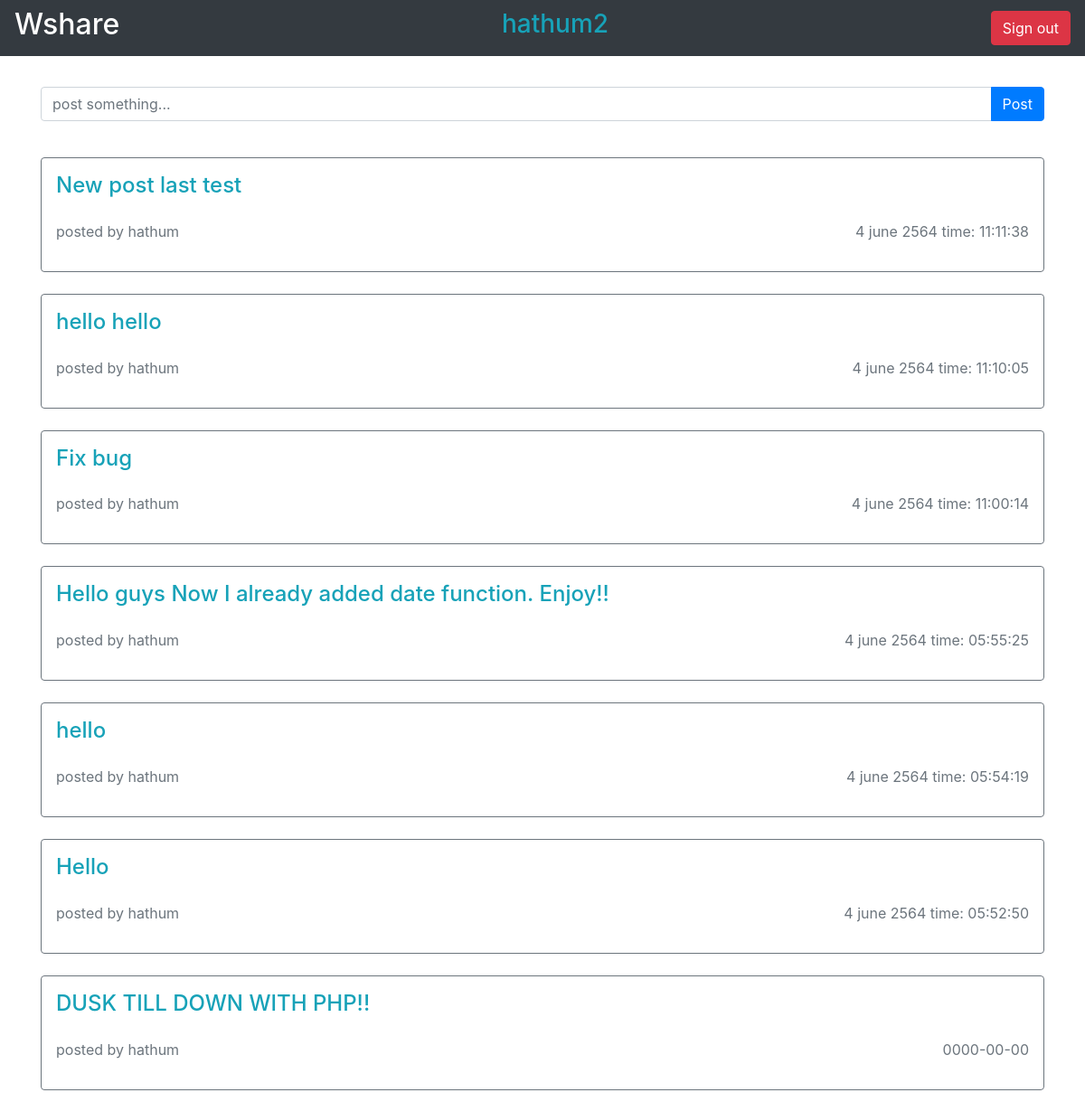
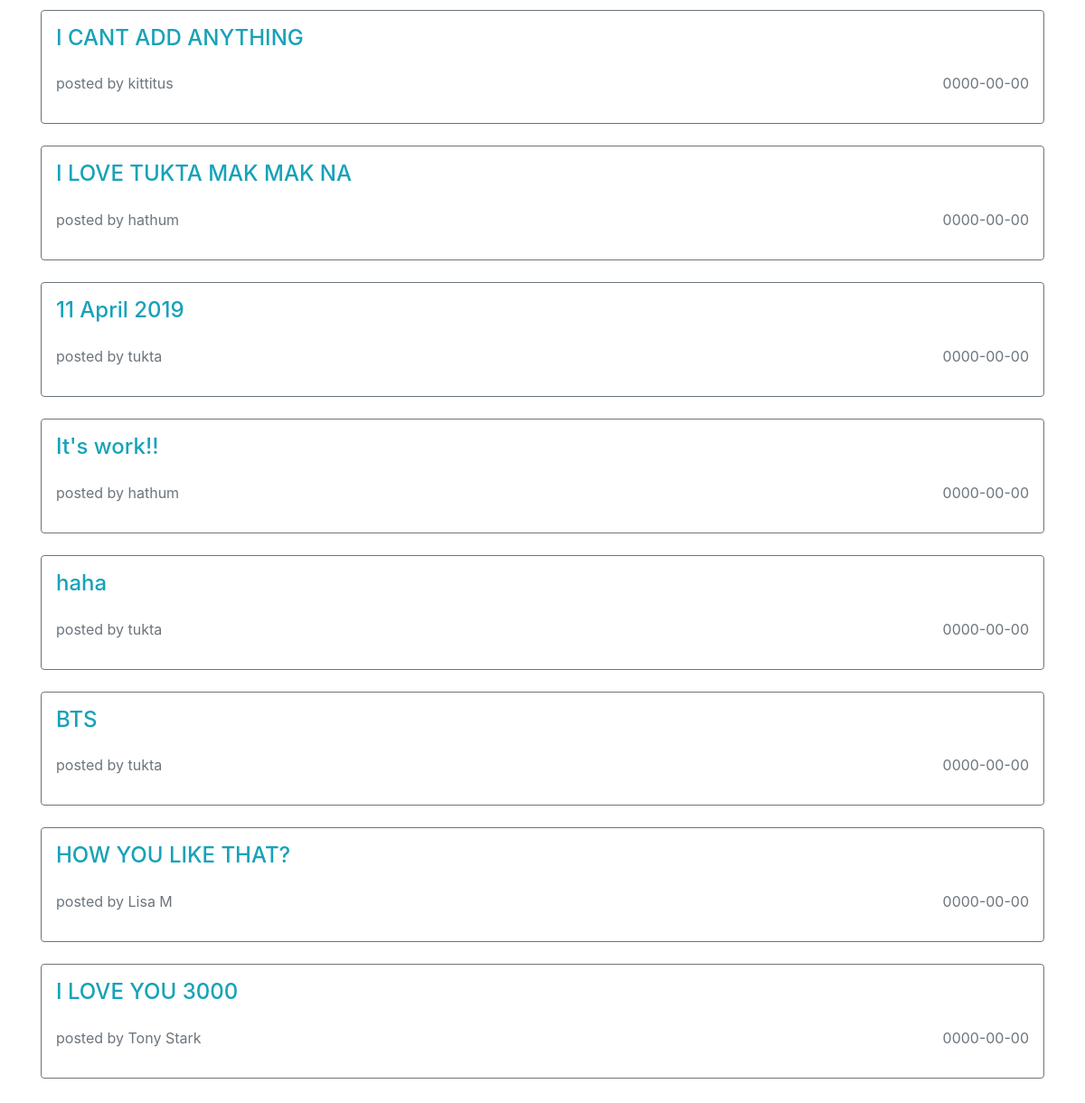
/index.php (signed in), run on the app's committed database (2 pictures, top to bottom).
### tables this page shows
CREATE TABLE `post` (
  `id` int(11) NOT NULL,
  `topic` varchar(255) NOT NULL,
  `username` varchar(100) NOT NULL,
  `comment` varchar(255) NOT NULL,
  `date_create` varchar(100) NOT NULL
);

### index.php (the view, shortened to what this page needs)
<!DOCTYPE html>
<html lang="en">
<head>
    <link rel="stylesheet" href="https://maxcdn.bootstrapcdn.com/bootstrap/4.5.2/css/bootstrap.min.css">
</head>
<body>
    <nav class="navbar navbar-expand-sm bg-dark navbar-dark fixed-top text-white justify-content-between">
        <h2>Wshare</h2>
        <?php if (isset($_SESSION['username'])) : ?>
            <h3 class="text-info"><?php echo $_SESSION['username']; ?></h3>
            <a href="index.php?logout='1'" class="btn btn-danger">Sign out</a>
        <?php endif ?>
    </nav>
    <div class="container d-flex-column pt-5">
        <form action="feed_db.php" method="post" class="pt-5">
            <div class="input-group mb-3">
                <input placeholder="post something..." name="textpost" class="form-control"></input>
                <div class="input-group-append">
                    <button type="submit" name="post" class="btn btn-primary">Post</button>
                </div>
            </div>
        </form>
        <?php
            require('connect.php');
            $sql = 'SELECT `id`,`topic`, `username`, `date_create` FROM post ORDER BY id DESC';
            $objQuery = mysqli_query($conn, $sql);
        ?>
        <div name="postContainer d-flex pt-3">
            <?php while($objResult = mysqli_fetch_array($objQuery)) { ?>
            <a class="p-5 text-decoration-none" href="comment.php?role=<?php echo $objResult["topic"]?>&own=<?php echo $objResult["username"]?>">
                <div class="thispost border border-secondary p-3 rounded">
                    <h4 class="text-info" name="topicPost" class="topicPost"><?php echo $objResult["topic"]; ?></h4>
                    <div class="d-flex justify-content-between pt-3 text-muted">
                        <p>posted by <?php echo $objResult["username"]; ?></p>
                        <p><?php echo $objResult["date_create"];?></p>
                    </div>
                </div>
            </a>
            <?php
            }?>
        </div>
    </div>
</body>
</html>

### data on the page
post: topic "New post last test", username "hathum", date_create "4 june 2564 time: 11:11:38"
post: topic "hello hello", username "hathum", date_create "4 june 2564 time: 11:10:05"
post: topic "Fix bug", username "hathum", date_create "4 june 2564 time: 11:00:14"
post: topic "Hello guys Now I already added date function. Enjoy!!", username "hathum", date_create "4 june 2564 time: 05:55:25"
post: topic "hello", username "hathum", date_create "4 june 2564 time: 05:54:19"
post: topic "Hello", username "hathum", date_create "4 june 2564 time: 05:52:50"
post: topic "DUSK TILL DOWN WITH PHP!!", username "hathum", date_create "0000-00-00"
post: topic "I CANT ADD ANYTHING", username "kittitus", date_create "0000-00-00"
post: topic "I LOVE TUKTA MAK MAK NA", username "hathum", date_create "0000-00-00"
post: topic "11 April 2019", username "tukta", date_create "0000-00-00"
post: topic "It's work!!", username "hathum", date_create "0000-00-00"
post: topic "haha", username "tukta", date_create "0000-00-00"
post: topic "BTS", username "tukta", date_create "0000-00-00"
post: topic "HOW YOU LIKE THAT?", username "Lisa M", date_create "0000-00-00"
post: topic "I LOVE YOU 3000", username "Tony Stark", date_create "0000-00-00"

### other printed values
$_SESSION['username'] "hathum2"
